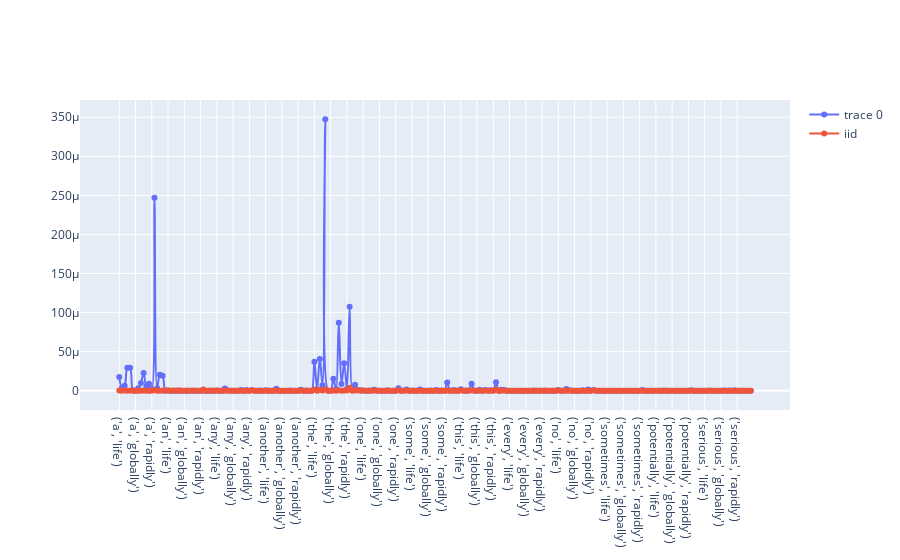

Notebook cell for this chart:
### Code cell
from semiolog import util_g
from scipy.stats import entropy
from math import log

parad_pair = util_g.subsequences(text.parad_chain.keys_t_soft,2)

n = 2
cross_parad_pair = [(l,r) for l in parad_pair[n][0] for r in parad_pair[n][1]]

iid_prob_parad_pair = [semiotic.vocab.prob.get(l,0)*semiotic.vocab.prob.get(r,0) for l,r in cross_parad_pair]

prob_parad_pair = [semiotic.ng2.prob.get(pair,0) for pair in cross_parad_pair]

cross_entropy = entropy(iid_prob_parad_pair,qk=prob_parad_pair)

print(cross_entropy)

util_g.plot_scatter_line([str(pair) for pair in cross_parad_pair],prob_parad_pair, add_trace=([str(pair) for pair in cross_parad_pair],iid_prob_parad_pair, "iid"))

# util_g.plot_scatter_line([str(pair) for pair in cross_parad_pair],iid_prob_parad_pair)

### Figure 1 — Plotly figure (JSON) as saved in the notebook; plotly's stock layout.template omitted (floating-point values rounded to 4 significant figures; data arrays with more than 128 entries replaced by an {"elided": "..."} marker saying what was removed)
{"data": [{"line": {"shape": "spline"}, "mode": "lines+markers", "type": "scatter", "x": {"elided": "234 str values"}, "y": {"elided": "234 float values"}}, {"line": {"shape": "spline"}, "mode": "lines+markers", "name": "iid", "type": "scatter", "x": {"elided": "234 str values"}, "y": {"elided": "234 float values"}}], "layout": {"title": {}, "xaxis": {"title": {}}, "yaxis": {"title": {}}}}
